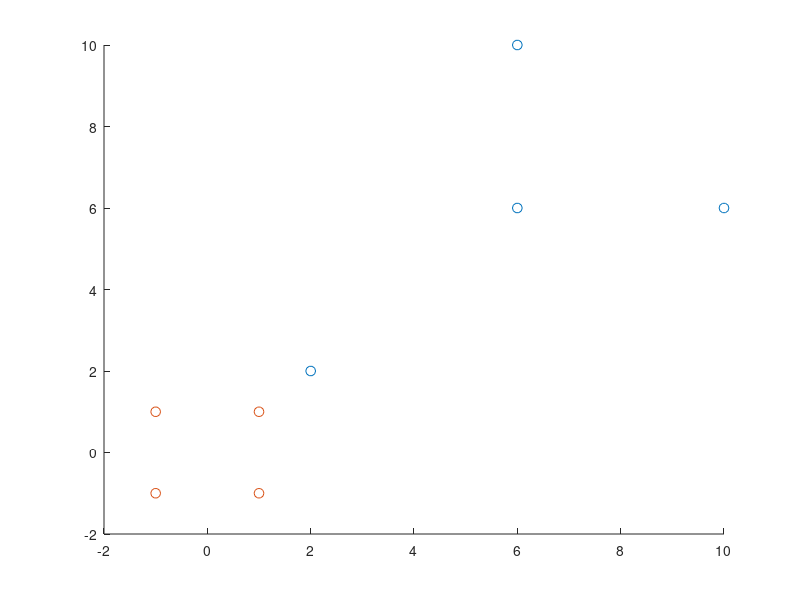

MATLAB code to generate this figure: (Note: this script raises an error after producing the figure.)
clear; clc; close all;
rng(1);
Np = 4;
x=[2, 2;2, -2;-2, -2;-2, 2];
y=[1, 1;1, -1; -1, -1;-1, 1];
X=[x;y]


for i=1:length(x)
if(sqrt(x(i, 1)^2+x(i, 2)^2)>2)
    pi(i, 1)=4-x(i, 2)+abs(x(i, 1)-x(i, 2));
    pi(i, 2)=4-x(i, 1)+abs(x(i, 1)-x(i, 2));
else
    pi(i, 1)=x(i, 1);
    pi(i, 2)=x(i, 2);
end
end


for i=1:length(x)
if(sqrt(y(i, 1)^2+y(i, 2)^2)>2)
    pi1(i, 1)=4-y(i, 2)+abs(y(i, 1)-y(i, 2));
    pi1(i, 2)=4-y(i, 1)+abs(y(i, 1)-y(i, 2));
else
    pi1(i, 1)=y(i, 1);
    pi1(i, 2)=y(i, 2);
end
end
x=pi;
y=pi1;
Nn = 4;
scatter(x(:,1),x(:,2),50,'g*')
hold on;
scatter(y(:,1),y(:,2),50,'r+')
hold off;

data = cat(1,x,y);
group = cat(1,ones(4,1),-ones(4,1));
svmstruct = svmtrain(data,group,'showplot',1,'autoscale',0,'kernel_function','quadratic');

% Can we prove that we would get the same results using a linear SVM on the
% transformed data? Yes.
figure 
DATA = cat(1,ones(Np+Nn,1),...
    data(:,1).^2,...
    sqrt(2)*prod(data,2),...
    data(:,2).^2,...
    sqrt(2)*data(:,1),...
    sqrt(2)*data(:,2));
svmstruct2 = svmtrain(DATA,group,'showplot',1,'autoscale',0,'kernel_function','linear');

%% MATLAB example (uncomment the lines below
% Load the data and select features for classification
% load fisheriris
% X = [meas(:,1), meas(:,2)];
% % Extract the Setosa class
% Y = nominal(ismember(species,'setosa'));
% % Randomly partitions observations into a training set and a test
% % set using stratified holdout
% P = cvpartition(Y,'Holdout',0.20);
% % Use a linear support vector machine classifier
% svmStruct = svmtrain(X(P.training,:),Y(P.training),'showplot',true);
% C = svmclassify(svmStruct,X(P.test,:),'showplot',true);
% errRate = sum(Y(P.test)~= C)/P.TestSize  %mis-classification rate
% conMat = confusionmat(Y(P.test),C) % the confusion matrix